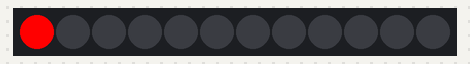
Bench run of a sketch on a simulated Arduino Mega 2560, built with avr-gcc and run on an emulated ATmega2560. Parts: 12 RGB LEDs in strip order, left to right.

Above: at 0.1 s.
At 0.6 s:
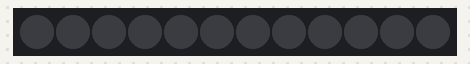

The sketch:

Blink.ino
```cpp
/// @file    Blink.ino
/// @brief   Blink the first LED of an LED strip
/// @example Blink.ino

#include <FastLED.h>

// How many leds in your strip?
#define NUM_LEDS 12

// For led chips like WS2812, which have a data line, ground, and power, you just
// need to define DATA_PIN.  For led chipsets that are SPI based (four wires - data, clock,
// ground, and power), like the LPD8806 define both DATA_PIN and CLOCK_PIN
// Clock pin only needed for SPI based chipsets when not using hardware SPI
#define DATA_PIN 51
#define CLOCK_PIN 52

// Define the array of leds
CRGB leds[NUM_LEDS];

void setup() {
    // Uncomment/edit one of the following lines for your leds arrangement.
    // ## Clockless types ##
    //FastLED.addLeds<NEOPIXEL, DATA_PIN>(leds, NUM_LEDS);  // GRB ordering is assumed
    // FastLED.addLeds<SM16703, DATA_PIN, RGB>(leds, NUM_LEDS);
    // FastLED.addLeds<TM1829, DATA_PIN, RGB>(leds, NUM_LEDS);
    // FastLED.addLeds<TM1812, DATA_PIN, RGB>(leds, NUM_LEDS);
    // FastLED.addLeds<TM1809, DATA_PIN, RGB>(leds, NUM_LEDS);
    // FastLED.addLeds<TM1804, DATA_PIN, RGB>(leds, NUM_LEDS);
    // FastLED.addLeds<TM1803, DATA_PIN, RGB>(leds, NUM_LEDS);
    // FastLED.addLeds<UCS1903, DATA_PIN, RGB>(leds, NUM_LEDS);
    // FastLED.addLeds<UCS1903B, DATA_PIN, RGB>(leds, NUM_LEDS);
    // FastLED.addLeds<UCS1904, DATA_PIN, RGB>(leds, NUM_LEDS);
    // FastLED.addLeds<UCS2903, DATA_PIN, RGB>(leds, NUM_LEDS);
    // FastLED.addLeds<WS2812, DATA_PIN, RGB>(leds, NUM_LEDS);  // GRB ordering is typical
    // FastLED.addLeds<WS2852, DATA_PIN, RGB>(leds, NUM_LEDS);  // GRB ordering is typical
    // FastLED.addLeds<WS2812B, DATA_PIN, RGB>(leds, NUM_LEDS);  // GRB ordering is typical
    // FastLED.addLeds<GS1903, DATA_PIN, RGB>(leds, NUM_LEDS);
    // FastLED.addLeds<SK6812, DATA_PIN, RGB>(leds, NUM_LEDS);  // GRB ordering is typical
    // FastLED.addLeds<SK6822, DATA_PIN, RGB>(leds, NUM_LEDS);
    //FastLED.addLeds<APA106, DATA_PIN, RGB>(leds, NUM_LEDS);
    // FastLED.addLeds<PL9823, DATA_PIN, RGB>(leds, NUM_LEDS);
    // FastLED.addLeds<SK6822, DATA_PIN, RGB>(leds, NUM_LEDS);
    // FastLED.addLeds<WS2811, DATA_PIN, RGB>(leds, NUM_LEDS);
    // FastLED.addLeds<WS2813, DATA_PIN, RGB>(leds, NUM_LEDS);
    // FastLED.addLeds<APA104, DATA_PIN, RGB>(leds, NUM_LEDS);
    // FastLED.addLeds<WS2811_400, DATA_PIN, RGB>(leds, NUM_LEDS);
    // FastLED.addLeds<GE8822, DATA_PIN, RGB>(leds, NUM_LEDS);
    // FastLED.addLeds<GW6205, DATA_PIN, RGB>(leds, NUM_LEDS);
    // FastLED.addLeds<GW6205_400, DATA_PIN, RGB>(leds, NUM_LEDS);
    // FastLED.addLeds<LPD1886, DATA_PIN, RGB>(leds, NUM_LEDS);
    // FastLED.addLeds<LPD1886_8BIT, DATA_PIN, RGB>(leds, NUM_LEDS);
    // ## Clocked (SPI) types ##
    // FastLED.addLeds<LPD6803, DATA_PIN, CLOCK_PIN, RGB>(leds, NUM_LEDS);  // GRB ordering is typical
    // FastLED.addLeds<LPD8806, DATA_PIN, CLOCK_PIN, RGB>(leds, NUM_LEDS);  // GRB ordering is typical
    // FastLED.addLeds<WS2801, DATA_PIN, CLOCK_PIN, RGB>(leds, NUM_LEDS);
    // FastLED.addLeds<WS2803, DATA_PIN, CLOCK_PIN, RGB>(leds, NUM_LEDS);
    // FastLED.addLeds<SM16716, DATA_PIN, CLOCK_PIN, RGB>(leds, NUM_LEDS);
    // FastLED.addLeds<P9813, DATA_PIN, CLOCK_PIN, RGB>(leds, NUM_LEDS);  // BGR ordering is typical
    FastLED.addLeds<DOTSTAR, DATA_PIN, CLOCK_PIN, RGB>(leds, NUM_LEDS);  // BGR ordering is typical
    // FastLED.addLeds<APA102, DATA_PIN, CLOCK_PIN, RGB>(leds, NUM_LEDS);  // BGR ordering is typical
    // FastLED.addLeds<SK9822, DATA_PIN, CLOCK_PIN, RGB>(leds, NUM_LEDS);  // BGR ordering is typical
}

void loop() {
  // Turn the LED on, then pause
  leds[0] = CRGB::Red;
  FastLED.show();
  delay(500);
  // Now turn the LED off, then pause
  leds[0] = CRGB::Black;
  FastLED.show();
  delay(500);
}
```

Measured:
- what the display in image 1 shows lasts 0.5 s, from 0.5 s to 1.0 s
